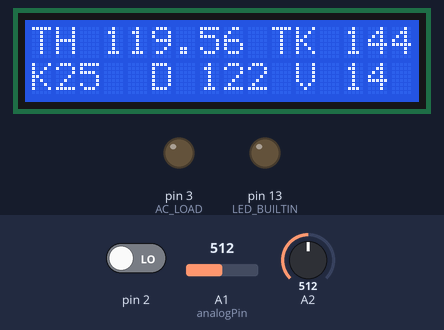
Bench run of a sketch on a simulated Arduino Uno, built with avr-gcc and run on an emulated ATmega328P. Parts: 16×2 character LCD, output pins drawn as LEDs (lit = HIGH). The test bench sets the inputs (shaded band); at power-on: A2 = 512, A1 (analogPin) = 512, pin 2 LOW. What the sketch prints to the serial monitor is not drawn.

Above: at 1.2 s.
1.3 s: A2 set to 420
At 2.1 s:
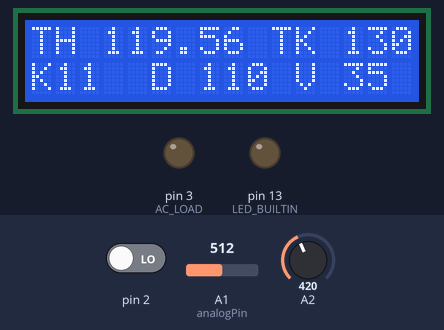
4.3 s: A2 set to 397
At 4.9 s:
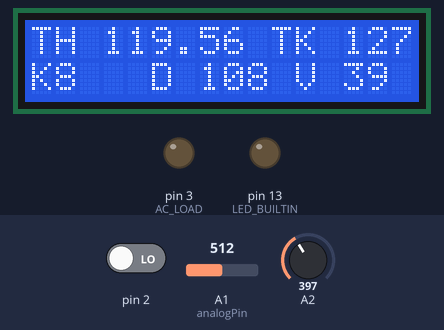
6.0 s: A1 (analogPin) set to 716
At 6.5 s:
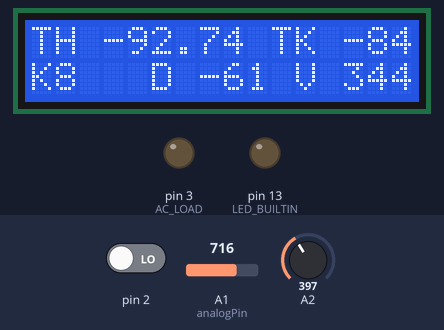
7.6 s: A1 (analogPin) set to 728
At 8.4 s:
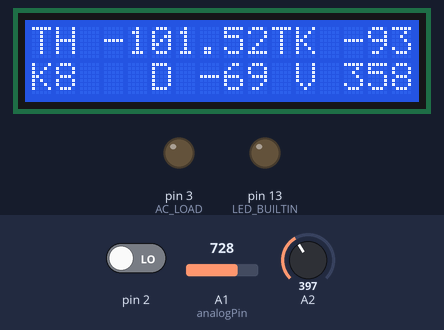
9.1 s: A1 (analogPin) set to 754
At 10.0 s:
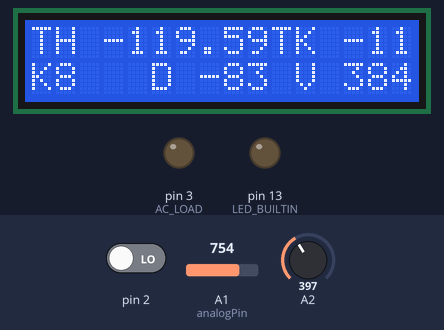
10.7 s: A1 (analogPin) set to 511
At 11.1 s:
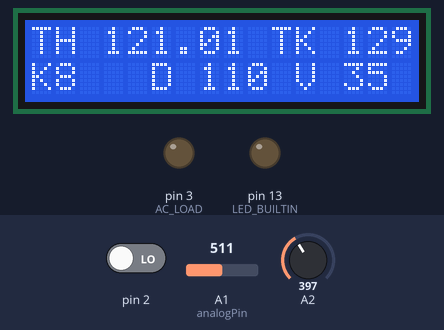
Timing chart, 0 to 13.7 s (numbered marks = the images above; inputs shaded):
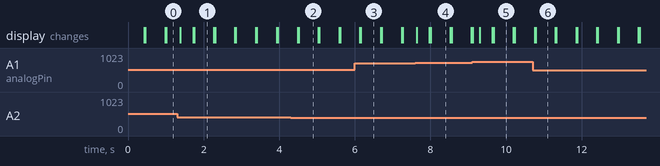

Measured:
- after the input at 1.3 s, the display: changes after 0.08 s (image 1)
- after the input at 4.3 s, the display: first differs from a run without the input after 0.21 s (image 2)
- after the input at 9.1 s, the display: first differs from a run without the input after 0.20 s (image 5)
- after the input at 10.7 s, the display: first differs from a run without the input after 0.08 s (image 6)
- what the display in image 1 shows lasts 0.5 s, from 1.8 s to 2.3 s

The sketch:

lomb.ino
```cpp
#include <Wire.h>
#include <LiquidCrystal_I2C.h>
LiquidCrystal_I2C lcd(0x27,16,2);
int d;
int b;
int v;
double T;
double c = 0.003968;
int a;
double P = 0.39;  //сопротивление 2х проводов датчика
double RP;
int AC_LOAD = 3;
int dimming = 127;
int analogPin= 1;
int raw= 0;
int Vin= 4.53;
float Vout= 0;
float R1= 147.83;
float R= 0;
float buffer= 0;


void setup()
{
  Serial.begin(9600);
  lcd.init();
  lcd.backlight();
  pinMode(AC_LOAD, OUTPUT);
  pinMode(A2, INPUT);
  attachInterrupt(0, zero_crosss_int, RISING);
  pinMode(LED_BUILTIN, OUTPUT);
}
void loop()
{
  /*считывание крутилки*/
  a = analogRead(A2);
  a = map(a, 0, 1020, -50, 100);
constrain(a, -30, 70);
  Serial.println(a);
  /*конец считывания крутилки*/


raw= analogRead(analogPin);
if(raw)
{
buffer= raw * Vin;
Vout= (buffer)/1024.0;
buffer= (Vin/Vout) -1;
R= R1 * buffer;
RP= R - P;
Serial.println(RP);
}


T = (-1+(RP/100))/c;  //temp

d = T + a;
b = T + a;

d = map(d, 0, 150, 6, 127);
constrain(d, 6, 127);

v = map(d, 6, 127, 223, 4);
constrain(d, 223, 4);
dimming = d;


lcd.setCursor(0, 0);
 lcd.print("TH ");
 lcd.print(T);

lcd.setCursor(0, 1);  //резистор
  lcd.print("K");
  lcd.print(a);

  lcd.setCursor(10, 0);
 lcd.print("TK ");
 lcd.print(b);

 lcd.setCursor(5, 1);
 lcd.print("D ");
 lcd.print(d);
  lcd.setCursor(11, 1);
 lcd.print("V ");
 lcd.print(v);


  delay(150);
lcd.clear();


}
void zero_crosss_int()  //function to be fired at the zero crossing to dim the light

{

  // Firing angle calculation : 1 full 50Hz wave =1/50=20ms

  // Every zerocrossing thus: (50Hz)-> 10ms (1/2 Cycle)

  // For 60Hz => 8.33ms (10.000/120)

  // 10ms=10000us

  // (10000us - 10us) / 128 = 75 (Approx) For 60Hz =>65


  int dimtime = (75*dimming);    // For 60Hz =>65

  delayMicroseconds(dimtime);    // Wait till firing the TRIAC

  digitalWrite(AC_LOAD, HIGH);   // Fire the TRIAC

  delayMicroseconds(10);         // triac On propogation delay (for 60Hz use 8.33)

  digitalWrite(AC_LOAD, LOW);    // No longer trigger the TRIAC (the next zero crossing will swith it off) TRIAC

}
```
